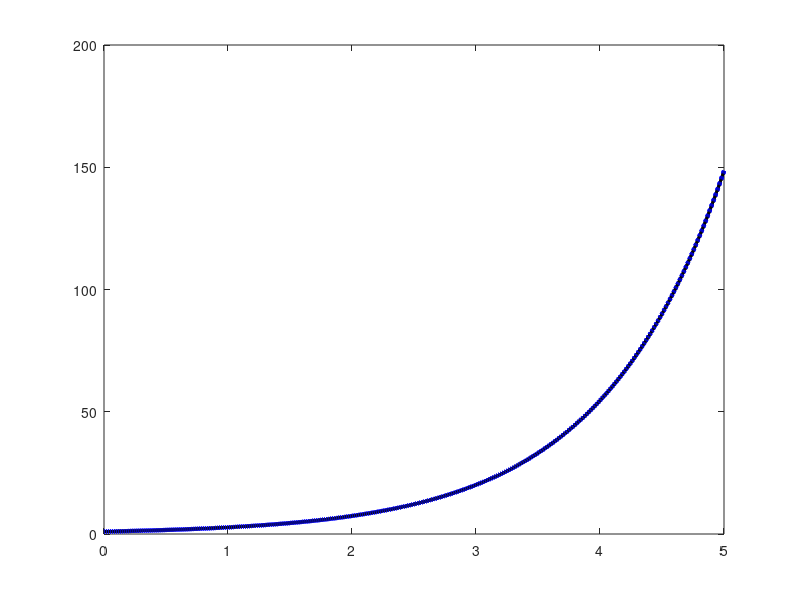
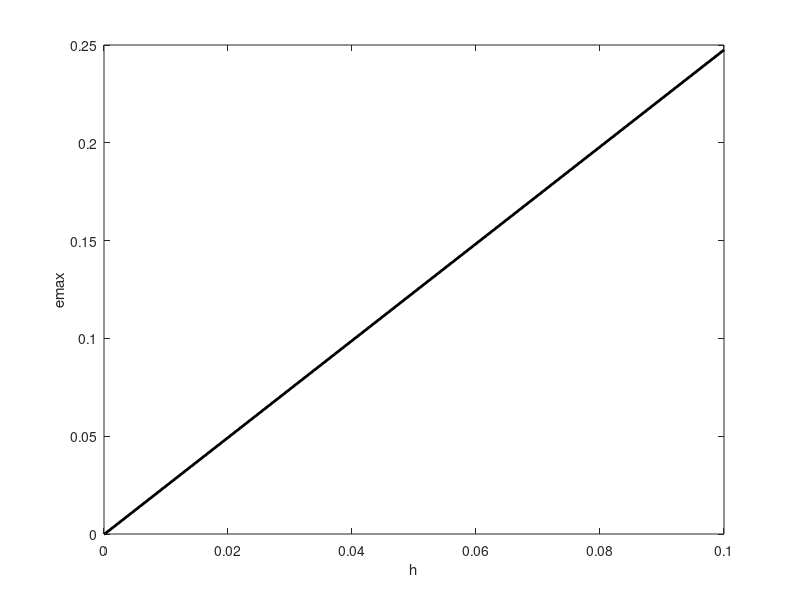
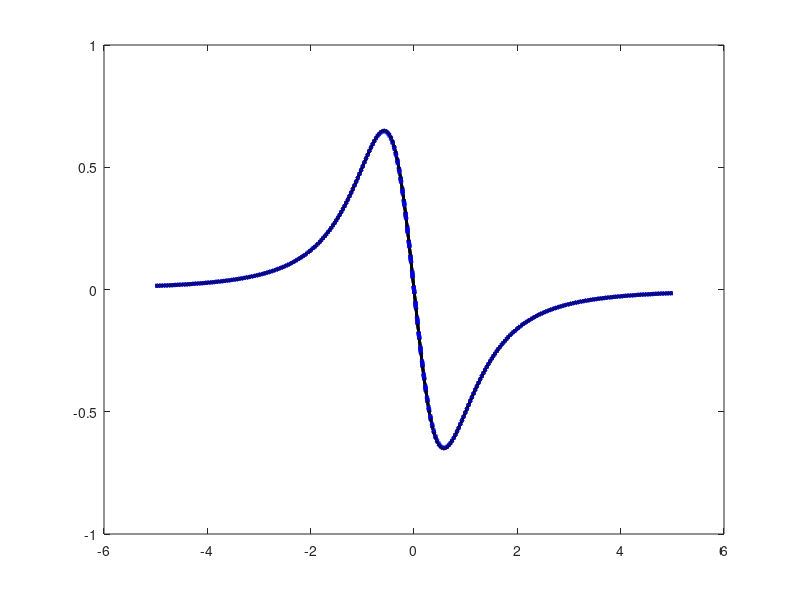
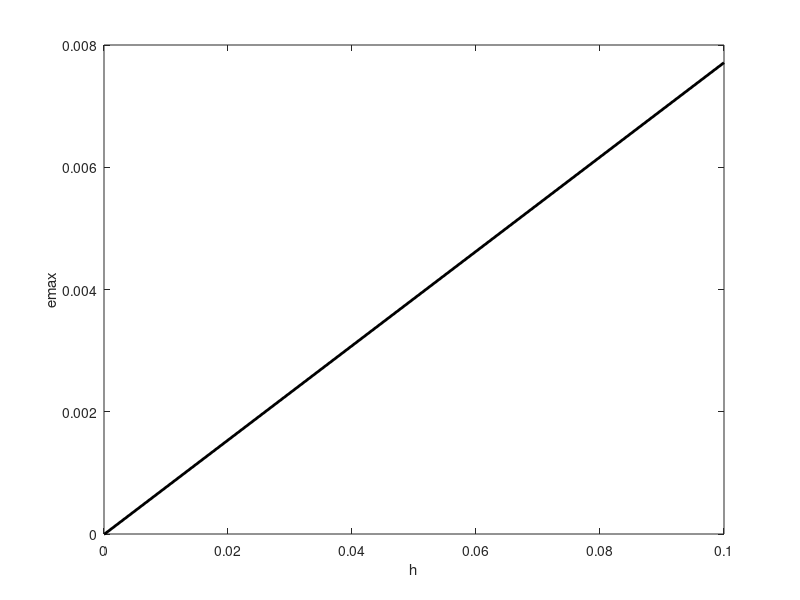

Reproduce these figures in MATLAB, in order.
% Problem 5

close all
clear all
clc

% Analytical functions

x1 = linspace(0,5,10000);
x2 = linspace(-5,5,10000);
x3 = linspace(0,1,10000);

y1 = exp(x1);
y2 = 1./(1. + x2.^2);
y3 = ((exp(3.*x3)).*sin(200.*(x3.^2)))./(1. + 20.*x3.^2);

% Analytical derivatives (exact)

d1 = exp(x1);
d2 = -(2.*x2)./((x2.^2 + 1.).^2);
d3 = (3.*exp(3.*x3).*sin(200.*x3.^2.))./(20.*x3.^2.+1.) - ...
    (40.*(exp(3.*x3)).*x3.*sin(200.*x3.^2.))/((20.*x3.^2.+1.).^2.) + ...
    (400.*(exp(3.*x3)).*x3.*cos(200.*x3.^2))./((20.*x3.^2.+1.));

% Central Difference Formula
%-----------------------------%

h = [10^-10, 10^-7, 10^-4, 10^-1];
emax = zeros(length(h),1);
figure
for i = 1:4
        
    p1 = (exp(x1+h(i)) - exp(x1-h(i)))./(2.*h(i));
    
    plot(x1,d1,'k-','LineWidth',2.0)
    hold on
    plot(x1,p1,'b--','LineWidth',3.0)
    
    emax(i) = max(abs(p1 - d1));
    
    
    
end
figure
plot(h,emax,'k-','LineWidth',2.0)
xlabel('h')
ylabel('emax')


emax = zeros(length(h),1);
figure
for i = 1:4
    
    p2 = ((1./(1. + (x2+h(i)).^2)) - (1./(1. + (x2-h(i)).^2)))./(2.*h(i));
    
    plot(x2,d2,'k-','LineWidth',2.0)
    hold on
    plot(x2,p2,'b--','LineWidth',3.0)
    
    emax(i) = max(abs(p2 - d2));
    
end
figure
plot(h,emax,'k-','LineWidth',2.0)
xlabel('h')
ylabel('emax')

emax = zeros(length(h),1);
figure
for i=1:4
    
    p3 = ((((exp(3.*(x3+h(i)))).*sin(200.*((x3+h(i)).^2)))./(1. + 20.*(x3+h(i)).^2)) - ...
        (((exp(3.*(x3-h(i)))).*sin(200.*((x3-h(i)).^2)))./(1. + 20.*(x3-h(i)).^2)))./(2.*h(i));
    
    plot(x3,d3,'k-','LineWidth',2.0)
    hold on
    plot(x3,p3,'b--','LineWidth',3.0)
    
    emax(i) = max(abs(p3 - d3));
    
end
figure
plot(h,emax,'k-','LineWidth',2.0) 
xlabel('h')
ylabel('emax')
